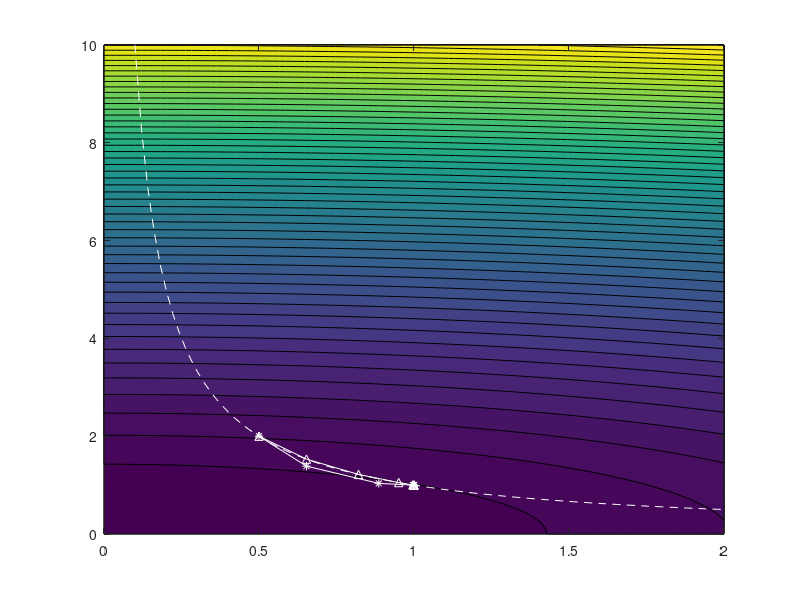
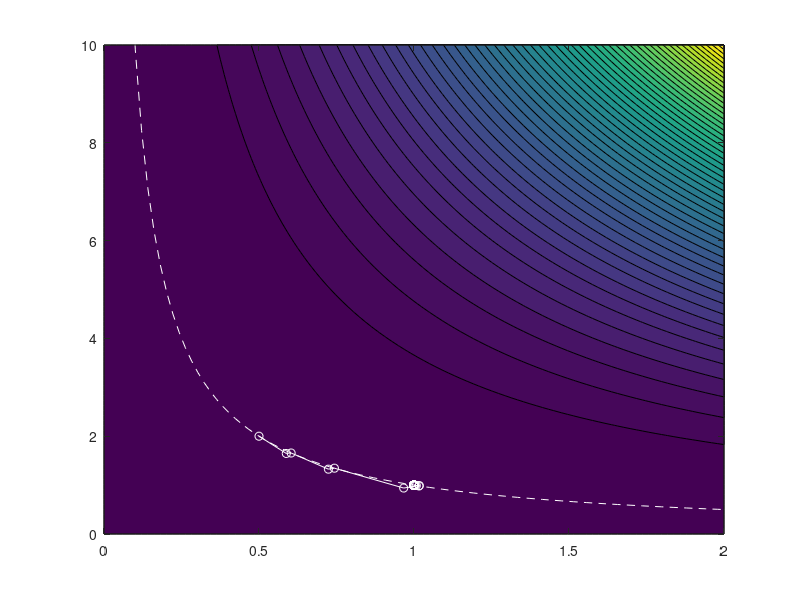
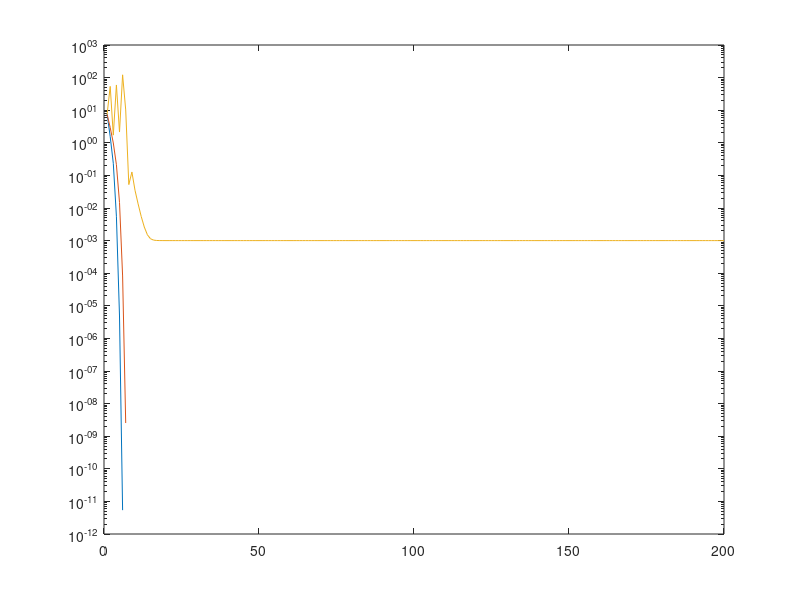

Source code (MATLAB) for these figures, in order:
A = @(m)m;
G = @(m,u)u;
R = 1;
P = 1;
d = 0;
q = 1;

misfit = @(m,u).5*norm(P'*u-d)^2 + .5*norm(R*m)^2;

g = @(w)[G(w(1),w(2))'*w(3) + R'*R*w(1); A(w(1))'*w(3) + P*(P'*w(2) - d); A(w(1))*w(2) - q];
H = @(w)[R'*R, G(w(1),w(3)), G(w(1),w(2))'; G(w(1),w(3))' P*P' A(w(1))'; G(w(1),w(2)) A(w(1)) 0];

% g = @(w)[w(2)*w(3) + w(1); w(2)-2 + w(1)*w(3); w(1)*w(2)-1];
% H = @(w)[w(1) w(3) w(2);w(3) 1 w(1);w(2) w(1) 0];

w0(1) = .5;
w0(2) = A(w0(1))\q;
w0(3) = A(w0(1))\(P*(d - P'*w0(2)));
w0 = w0(:);

% all-at-once
w1  = w0;
ng1 = norm(g(w1));
k   = 1;
while (ng1(end)>1e-10)&&(k<100)
    gk     = g(w1(:,k)); 
    Hk     = H(w1(:,k));
    w1(:,k+1) = w1(:,k)-Hk\gk;   
    k = k + 1;
    ng1(k) = norm(g(w1(:,k)));
end

%% reduced
w2  = w0;
ng2 = norm(g(w2));
k   = 1;
while (ng2(end)>1e-10)&&(k<50)
    gk      = g(w2(:,k)); 
    Hk      = H(w2(:,k));
    gred    = gk(1);
    Hred    = Hk(1,1) - Hk(1,[2:3])*inv(Hk([2:3],[2:3]))*Hk([2:3],1);
    w2(1,k+1) = w2(1,k) - Hred\gred;
    w2(2,k+1) = A(w2(1,k+1))\q;
    w2(3,k+1) = A(w2(1,k+1))\(P*(d - P'*w2(2,k+1)));
    k = k + 1;
    ng2(k)  = norm(g(w2(:,k)));
    f2(k)   = misfit(w2(1,k),w2(2,k));
end

%% penalty
lambda = 1e3;
w3  = w0;
ng3 = norm(g(w3));
w3(3,1) = lambda*(A(w3(1,1))*w3(2,1) - q);
k   = 1;
while (ng3(end)>1e-10)&&(k<200)
    gk = [G(w3(1,k),w3(2,k))'*w3(3,k) + R'*R*w3(1,k);P*(P'*w3(1,k) - d) + A(w3(1,k))'*w3(3,k)];
    Hk = [lambda*G(w3(1,k),w3(2,k))'*G(w3(1,k),w3(2,k)) + R'*R ,lambda*G(w3(1,k),w3(2,k))'*A(w3(1,k)) + G(w3(1,k),w3(3,k)) ;lambda*A(w3(1,k))'*G(w3(1,k),w3(2,k)) + G(w3(1,k),w3(3,k)) ,P*P' + lambda*A(w3(1,k))'*A(w3(1,k))];
    w3([1 2],k+1) = w3([1 2],k) - Hk\gk;
    w3(3,k+1) = lambda*(A(w3(1,k+1))*w3(2,k+1) - q);
    k = k + 1;
    ng3(k)  = norm(g(w3(:,k)));
     f3(k)  = misfit(w3(1,k),w3(2,k)) + lambda*norm(A(w3(1,k))*w3(2,k) - q)^2;
end


%% plot
ut = linspace(0,10,100);
mt = linspace(0,2,100);

for k = 1:length(ut)
    for l = 1:length(mt)
        fh(k,l) = misfit(mt(l),ut(k));
        ph(k,l) = .5*lambda*norm(A(mt(l))*ut(k) - q)^2;
    end
end

for l = 1:length(mt)
    u(l) = A(mt(l))\q;
end

figure;
contourf(mt,ut,fh,50);hold on;plot(mt,u,'w--');
hold on;plot(w1(1,:),w1(2,:),'w*-',w2(1,:),w2(2,:),'w^-');

figure;
contourf(mt,ut,fh+ph,50);hold on;plot(mt,u,'w--');hold on;
plot(w3(1,:),w3(2,:),'wo-');

figure;semilogy(1:length(ng1),ng1,1:length(ng2),ng2,1:length(ng3),ng3)